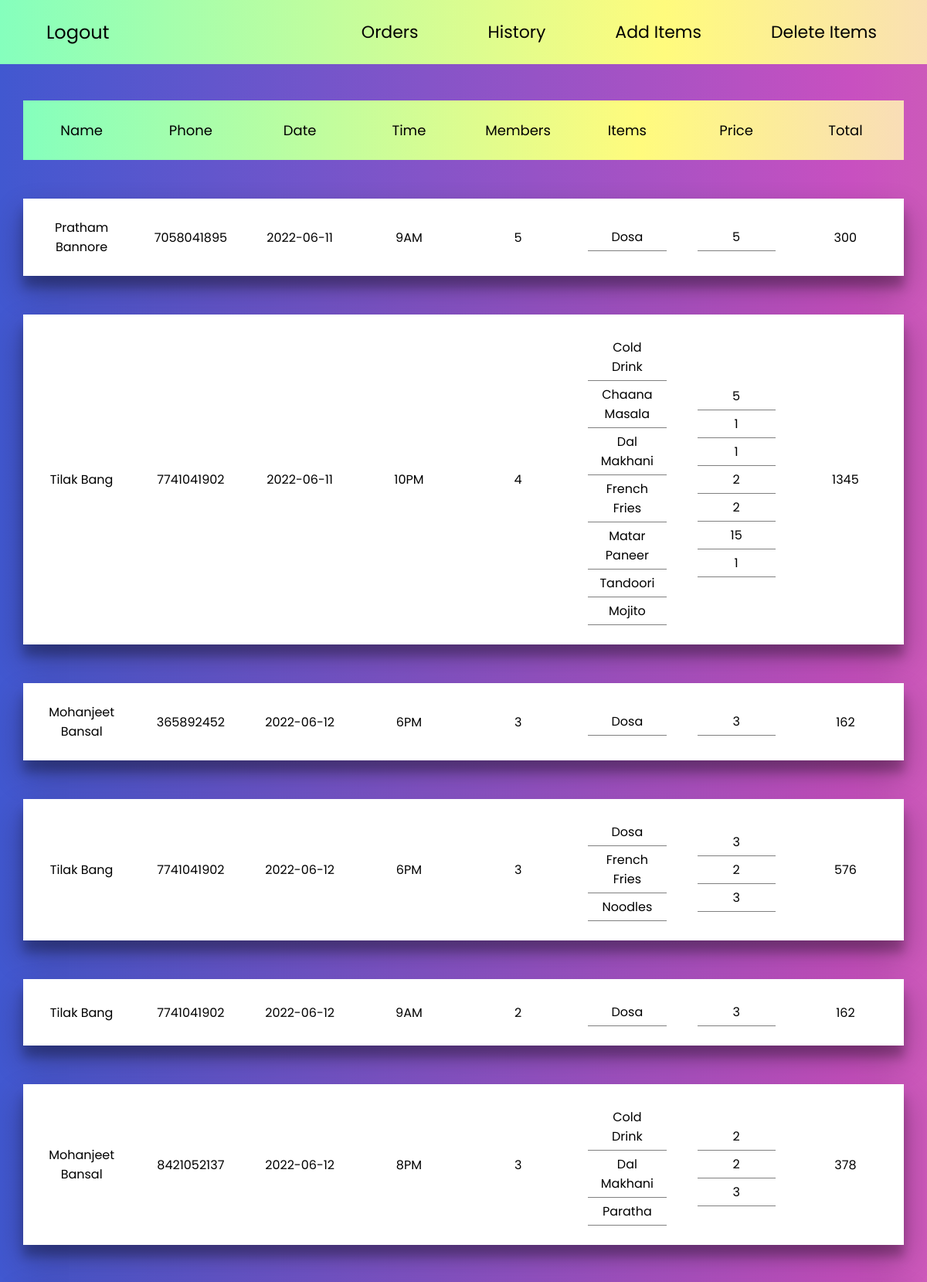
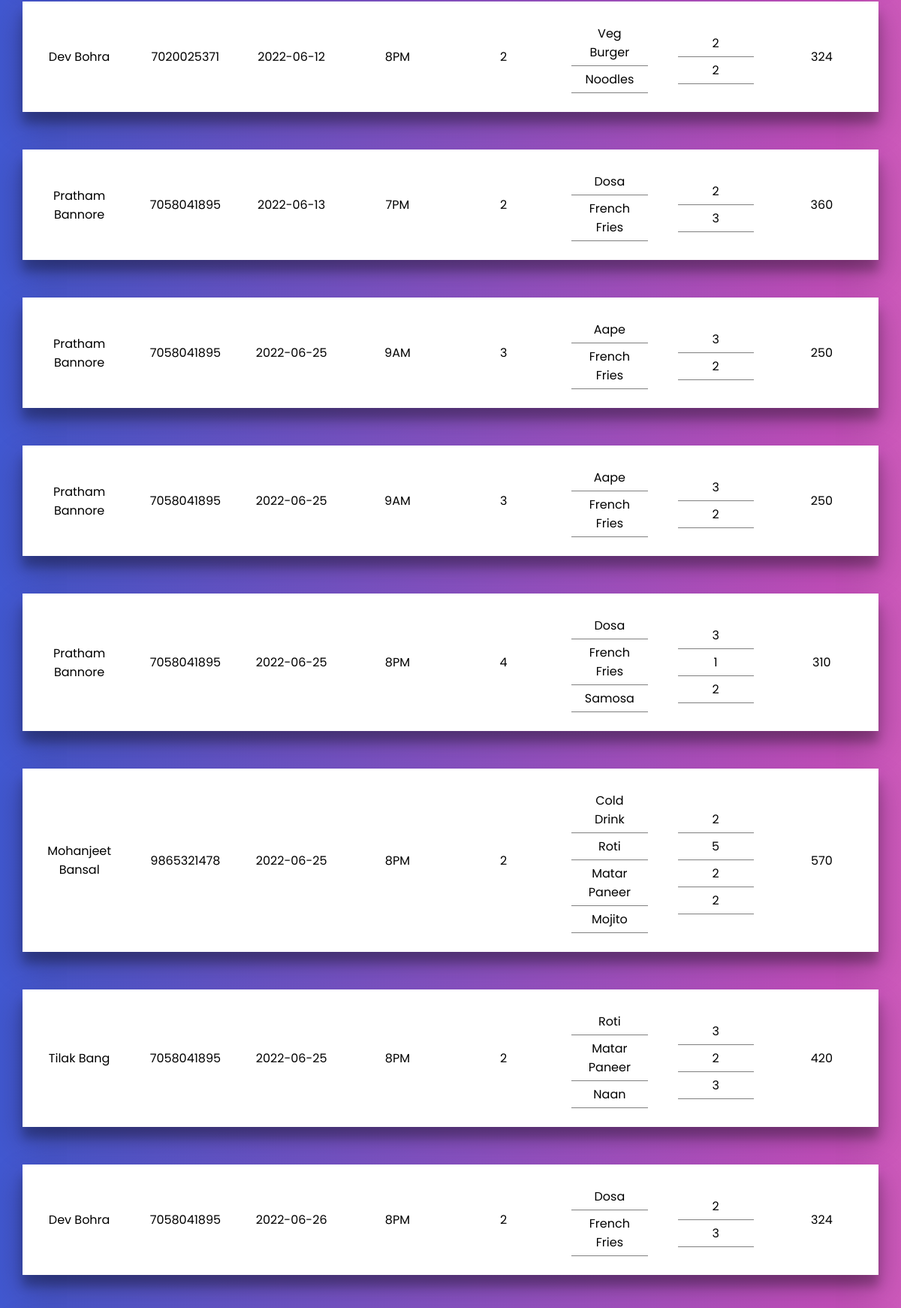
The page /Manager/history (signed in, upper part) on the database its author committed (2 pictures, top to bottom).
### Manager/models.py (models this page shows, shortened)
class Order(models.Model):
    id=models.AutoField(primary_key=True)
    fullname=models.CharField(default=' ',max_length=100)
    phoneno=models.IntegerField(default=0,max_length=10)
    orderdate=models.CharField(default=' ',max_length=50)
    sheduletime=models.CharField(default=' ',max_length=50)
    dish_list=models.CharField(default=' ',max_length=1000)
    quantity_list=models.CharField(default=' ',max_length=1000)
    price_list=models.CharField(default=' ',max_length=1000)
    members=models.IntegerField(default=0,max_length=2)
    total=models.IntegerField(default=0,max_length=10)

### Manager/views.py (the view)
# urls.py: path('history',views.history,name='history'),
def history(request):
    if request.user.is_authenticated:
        allorders = Order.objects.all()
        historder =[]
        for i  in allorders:
            ot = datetime.strptime(i.orderdate,"%Y-%m-%d")
            today = datetime.strptime(str(date.today()),"%Y-%m-%d")
            diff  = today - ot
            if diff.days > 0 :
                i.dish_list=i.dish_list.split(',')
                i.quantity_list=i.quantity_list.split(',')
                i.price_list=i.price_list.split(',')
                historder.append(i)
        dic ={"order":historder}
        return render(request, 'Manager/mfront.html',dic)
    return redirect('frontpage')

### templates/Manager/mfront.html (shortened to what this page needs)
<!DOCTYPE html>
<html lang="en">
<head>
    {% load static %}
    <link rel="stylesheet" href="{% static '/Manager/mfront.css' %}">
</head>
<body>
    {% load static %}
    <nav class="navbar">
        <div class="manager"> <a href="/Manager/logout"> Logout </a> </div>
        <div class="navele">
            <ul>
               <li><a href="/Manager/mfront">Orders</a></li>
               <li><a href="/Manager/history">History</a></li>
               <li><a href="/Manager/additems">Add Items</a></li>
               <li><a href="/Manager/delitem">Delete Items</a></li>
            </ul>
        </div>
    </nav>
    <div class="heading">
         <div class="head"> Name </div>
        <div class="head"> Phone  </div>
        <div class="head"> Date </div>
        <div class="head"> Time </div>
        <div class="head"> Members </div>
        <div class="head "> Items </div>
        <div class="head"> Price</div>
        <div class="head"> Total</div>
    </div>
    {% for i in order %}
    <div class="orders">
        <div class="order-item"> {{i.fullname}} </div>
        <div class="order-item"> {{i.phoneno}} </div>
        <div class="order-item"> {{i.orderdate}} </div>
        <div class="order-item"> {{i.sheduletime}} </div>
        <div class="order-item"> {{i.members}} </div>
        <div class="order-item items">
            {% for j in i.dish_list %}
            <div class="dash"> {{j}}</div>
            {% endfor %}
        </div>
        <div class="order-item items">
            {% for k in i.quantity_list %}
            <div class="dash"> {{k}} </div>
            {% endfor %}
        </div>
        <div class="order-item"> {{i.total}} </div>
    </div>
    {% endfor %}
</body>
</html>

### static/Manager/mfront.css (style rules this page uses)
body { font-family: 'Poppins', sans-serif; margin: 0%; padding: 0%; background-size: 200%; background-color: #4158D0; background-image: linear-gradient(90deg, #4158D0 0%, #C850C0 46%, #FFCC70 100%); }
.navbar { width: 100%; display: flex; position: fixed; top: 0px; justify-content: space-between; align-items: center; background-color: gray; color: white; padding: 15px; background-color: #85FFBD; background-image: linear-gradient(90deg, #85FFBD 0%, #FFFB7D 70%, #f9ddb7 100%); }
.manager a { text-decoration: none; color: black; font-size: 24px; margin-left: 45px; }
.navele ul { display: flex; margin: 0; padding: 0; }
.navele ul li { list-style: none; margin-right: 25px; }
.navele ul li a { text-decoration: none; display: block; padding: 10px; padding-right: 55px; color: black; font-size: 22px; }
.heading { display: flex; margin: 130px 30px 40px 30px; justify-content: space-between; padding: 20px 5px 20px 5px ; background-color: #85FFBD; background-image: linear-gradient(90deg, #85FFBD 0%, #FFFB7D 70%, #f9ddb7 100%); }
.heading .head { font-size: 18px; margin: 5px; width: 15%; text-align: center; }
.orders { display: flex; margin: 50px 30px 50px 30px; justify-content: space-between; align-items: center; padding: 20px 5px 20px 5px ; background-color: white; box-shadow: rgba(0, 0, 0, 0.3) 0px 19px 38px, rgba(0, 0, 0, 0.22) 0px 15px 12px; }
.dash { justify-content: left; padding: 5px 15px 5px 15px; border-bottom: 0.5px solid gray; margin: 0px 15px 0px 15px; }
.orders .order-item { margin: 5px; width: 15%; text-align: center; }

### rows shown on the page
Order: fullname "Pratham Bannore", phoneno "7058041895", orderdate "2022-06-11", sheduletime "9AM", members "5", dish_list "Dosa", quantity_list "5", total "300"
Order: fullname "Tilak Bang", phoneno "7741041902", orderdate "2022-06-11", sheduletime "10PM", members "4", dish_list "Cold Drink" "Chaana Masala" "Dal Makhani" "French Fries" "Matar Paneer" "Tandoori" "Mojito", quantity_list "5" "1" "1" "2" "2" "15" "1", total "1345"
Order: fullname "Mohanjeet Bansal", phoneno "365892452", orderdate "2022-06-12", sheduletime "6PM", members "3", dish_list "Dosa", quantity_list "3", total "162"
Order: fullname "Tilak Bang", phoneno "7741041902", orderdate "2022-06-12", sheduletime "6PM", members "3", dish_list "Dosa" "French Fries" "Noodles", quantity_list "3" "2" "3", total "576"
Order: fullname "Tilak Bang", phoneno "7741041902", orderdate "2022-06-12", sheduletime "9AM", members "2", dish_list "Dosa", quantity_list "3", total "162"
Order: fullname "Mohanjeet Bansal", phoneno "8421052137", orderdate "2022-06-12", sheduletime "8PM", members "3", dish_list "Cold Drink" "Dal Makhani" "Paratha", quantity_list "2" "2" "3", total "378"
Order: fullname "Dev Bohra", phoneno "7020025371", orderdate "2022-06-12", sheduletime "8PM", members "2", dish_list "Veg Burger" "Noodles", quantity_list "2" "2", total "324"
Order: fullname "Pratham Bannore", phoneno "7058041895", orderdate "2022-06-13", sheduletime "7PM", members "2", dish_list "Dosa" "French Fries", quantity_list "2" "3", total "360"
Order: fullname "Pratham Bannore", phoneno "7058041895", orderdate "2022-06-25", sheduletime "9AM", members "3", dish_list "Aape" "French Fries", quantity_list "3" "2", total "250"
Order: fullname "Pratham Bannore", phoneno "7058041895", orderdate "2022-06-25", sheduletime "9AM", members "3", dish_list "Aape" "French Fries", quantity_list "3" "2", total "250"
Order: fullname "Pratham Bannore", phoneno "7058041895", orderdate "2022-06-25", sheduletime "8PM", members "4", dish_list "Dosa" "French Fries" "Samosa", quantity_list "3" "1" "2", total "310"
Order: fullname "Mohanjeet Bansal", phoneno "9865321478", orderdate "2022-06-25", sheduletime "8PM", members "2", dish_list "Cold Drink" "Roti" "Matar Paneer" "Mojito", quantity_list "2" "5" "2" "2", total "570"
Order: fullname "Tilak Bang", phoneno "7058041895", orderdate "2022-06-25", sheduletime "8PM", members "2", dish_list "Roti" "Matar Paneer" "Naan", quantity_list "3" "2" "3", total "420"
Order: fullname "Dev Bohra", phoneno "7058041895", orderdate "2022-06-26", sheduletime "8PM", members "2", dish_list "Dosa" "French Fries", quantity_list "2" "3", total "324"
